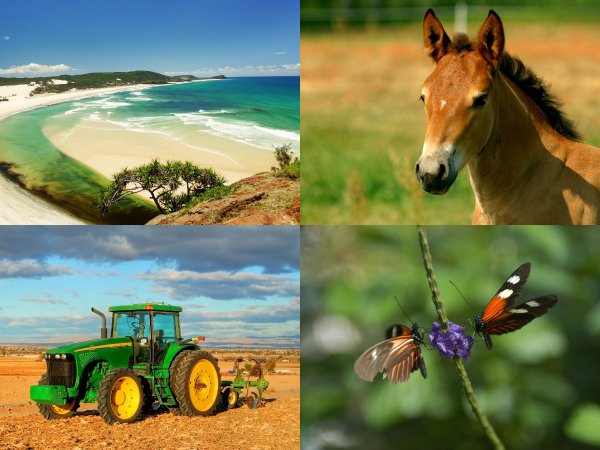
#> input picture resources/collage.png, 1200 x 900 px (shown at 1/2 size)
$ python -i AutoCropCollage.py   (imports and definitions only)
#> lines starting #> are read from the running program, lines starting #| are printed output that depends on the picture
import cv2
import numpy as np
from scipy.signal import find_peaks
import matplotlib.pyplot as plt

class AutoCropCollage:
    def __init__(self):
        self.image = None
        self.tsh1 = 150
        self.tsh2 = 200
        self.vertical_size = 5
        self.horizontal_size =5
        self.vert_bound_ind_tshld = 10
        self.horiz_bound_ind_tshld = 10


    def read_image(self, path):
#> called with path = '../resources/collage.png'
        image = cv2.imread(path)
#> image is the input picture: shape (900, 1200, 3); mean B, G, R 87.4, 126.6, 120.7
        image = cv2.cvtColor(image, cv2.COLOR_BGR2RGB)
        self.image = np.array(image)
        f,ax = plt.subplots(figsize = (10,8))
        ax.imshow(self.image)
        ax.set_title('Original Collage')

    def detect_edges(self):
        edges = cv2.Canny(self.image[:,:,0], self.tsh1, self.tsh2)+ cv2.Canny(self.image[:,:,1], self.tsh1, self.tsh2)+  cv2.Canny(self.image[:,:,2], self.tsh1, self.tsh2)
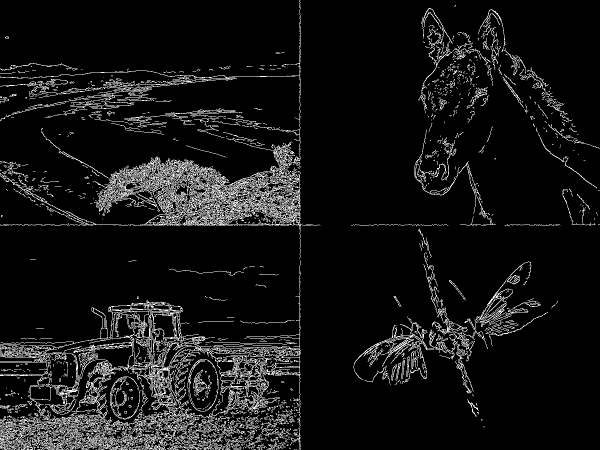
#> edges: shape (900, 1200) (shown at 1/2 size); min 0, max 255, mean 20.4
        edges = cv2.Canny(edges, 0, 1)
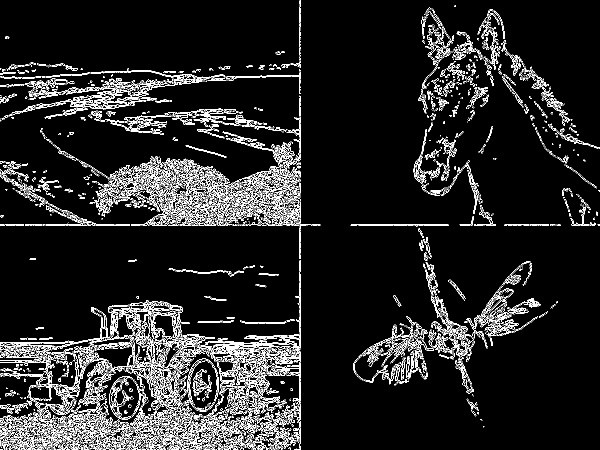
#> edges: shape (900, 1200) (shown at 1/2 size); 8.2% white in thin lines or dots
        return edges

    def image_boundary_indicator(self):
        edges = self.detect_edges()

        #Filter out everything but the vertical lines from the edge detection result
        vertical_structure = cv2.getStructuringElement(cv2.MORPH_RECT, (1, self.vertical_size))
        mask_vert = cv2.morphologyEx(edges, cv2.MORPH_OPEN, vertical_structure)
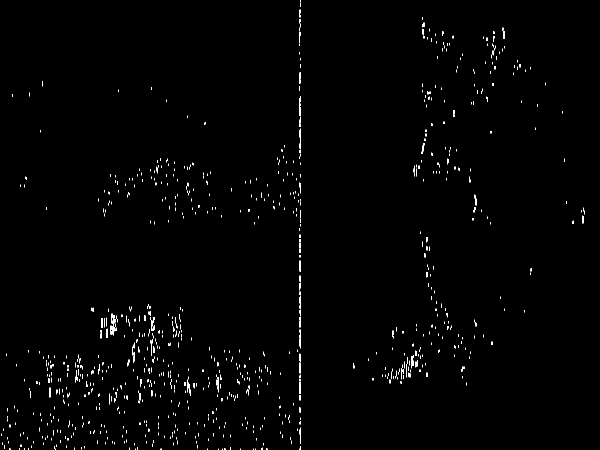
#> mask_vert: shape (900, 1200) (shown at 1/2 size); 0.73% white in thin lines or dots

        f,ax = plt.subplots(figsize = (10,8))
        ax.imshow(mask_vert)
        ax.set_title('Detected Vertical Edges')

        vert_bound_indicator = np.sum(mask_vert, axis = 0)
#> vert_bound_indicator = 1200 values, max 130305 at index 600, min 0 at index 0, mean 1684.9

        #Filter out everything but the horizontal lines from the edge detection result
        horizontal_structure = cv2.getStructuringElement(cv2.MORPH_RECT, (self.horizontal_size, 1))
        mask_horiz = cv2.morphologyEx(edges, cv2.MORPH_OPEN, horizontal_structure)
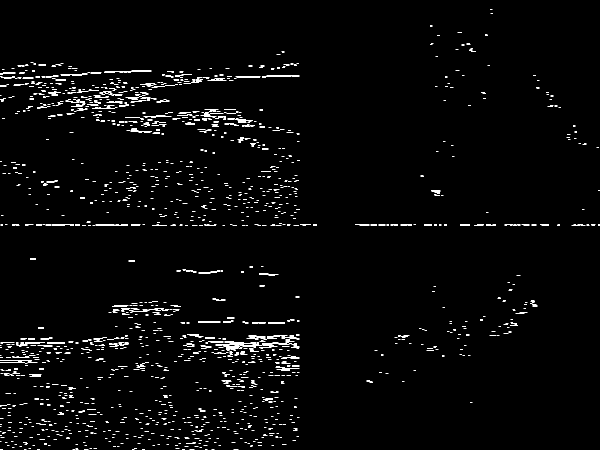
#> mask_horiz: shape (900, 1200) (shown at 1/2 size); 1.7% white in thin lines or dots

        f,ax = plt.subplots(figsize = (10,8))
        ax.imshow(mask_horiz)
        ax.set_title('Detected Horizontal Edges')

        horiz_bound_indicator = np.sum(mask_horiz, axis = 1)
#> horiz_bound_indicator = 900 values, max 123420 at index 450, min 0 at index 0, mean 5217

        return vert_bound_indicator, horiz_bound_indicator

    def image_boundary_indices(self):
        vert_bound_ind, horiz_bound_ind = self.image_boundary_indicator()
#> vert_bound_ind has the same summary as vert_bound_indicator in image_boundary_indicator; horiz_bound_ind has the same summary as horiz_bound_indicator in image_boundary_indicator
        f,ax = plt.subplots()
        ax.plot(vert_bound_ind)
        ax.set_xlabel('Image Width Direction')
        ax.set_title('Vertical Boundary Indicator')
        peaks_vert, _ = find_peaks(vert_bound_ind, height = 100000, distance = self.image.shape[1]*0.1)
#> peaks_vert = [600]


        peaks_horiz, _ = find_peaks(horiz_bound_ind, height = 100000, distance = self.image.shape[0]*0.1)
#> peaks_horiz = [450]
        f,ax = plt.subplots()
        ax.plot(horiz_bound_ind)
        ax.set_xlabel('Image height Direction')
        ax.set_title('Horizontal Boundary Indicator')

        return peaks_vert, peaks_horiz

    def split_collage(self, path):
        self.read_image(path)
        vert_bound_indcs, horiz_bound_indcs = self.image_boundary_indices()
#> vert_bound_indcs = [600]; horiz_bound_indcs = [450]

        f,ax = plt.subplots(2,2, figsize = (10, 8))
        ax[0,0].imshow(self.image[0:horiz_bound_indcs[0], 0:vert_bound_indcs[0]])
        ax[0,1].imshow(self.image[0:horiz_bound_indcs[0], vert_bound_indcs[0]:])
        ax[1,0].imshow(self.image[horiz_bound_indcs[0]:, 0:vert_bound_indcs[0]])
        ax[1,1].imshow(self.image[horiz_bound_indcs[0]:, vert_bound_indcs[0]:])
        f.suptitle('Splitted Collage')

>>> result = AutoCropCollage().split_collage('../resources/collage.png')
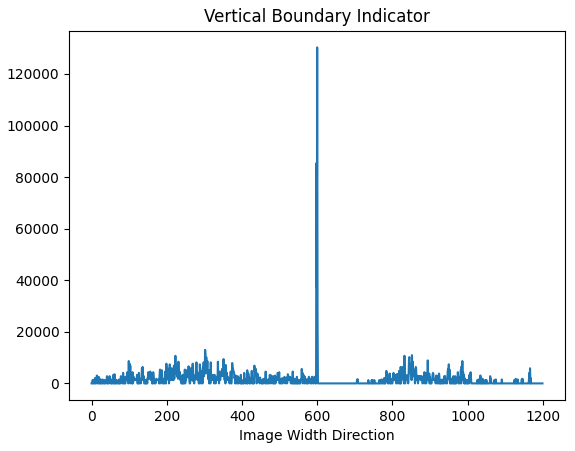
#> figure drawn by matplotlib, 1 panel; curve peaks at x = 600, y = 130305
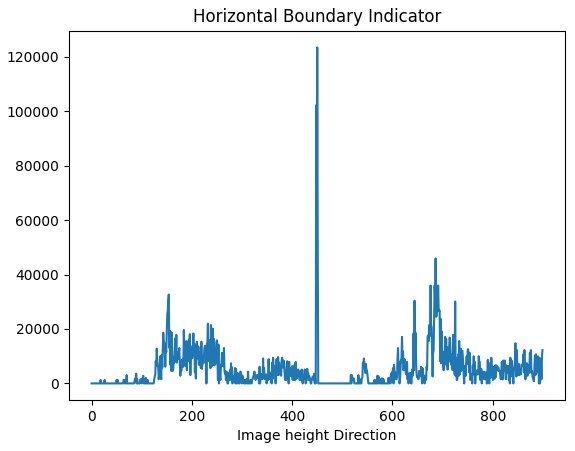
#> figure drawn by matplotlib, 1 panel; curve peaks at x = 450, y = 123420
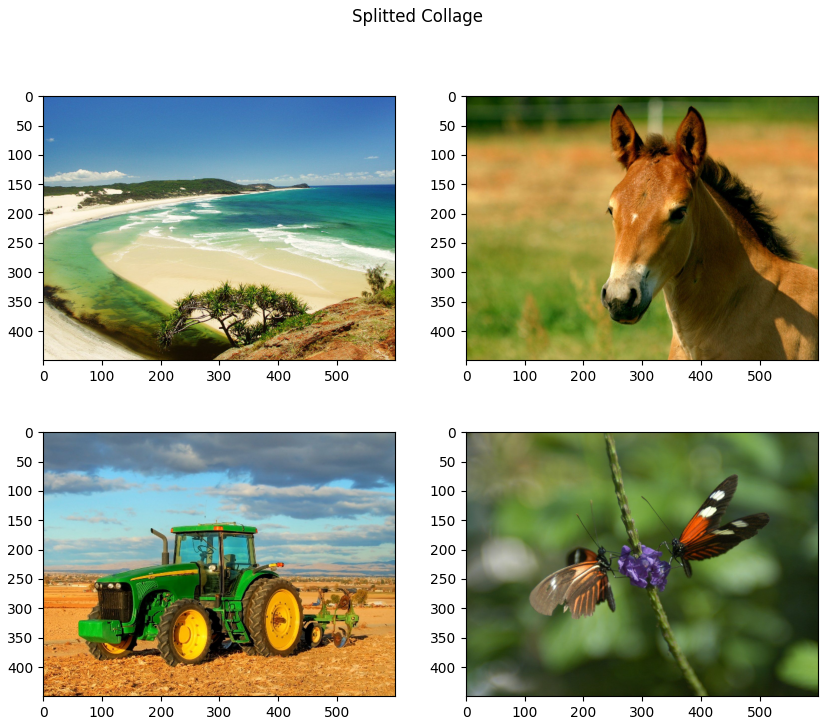
#> figure drawn by matplotlib, 4 panels
